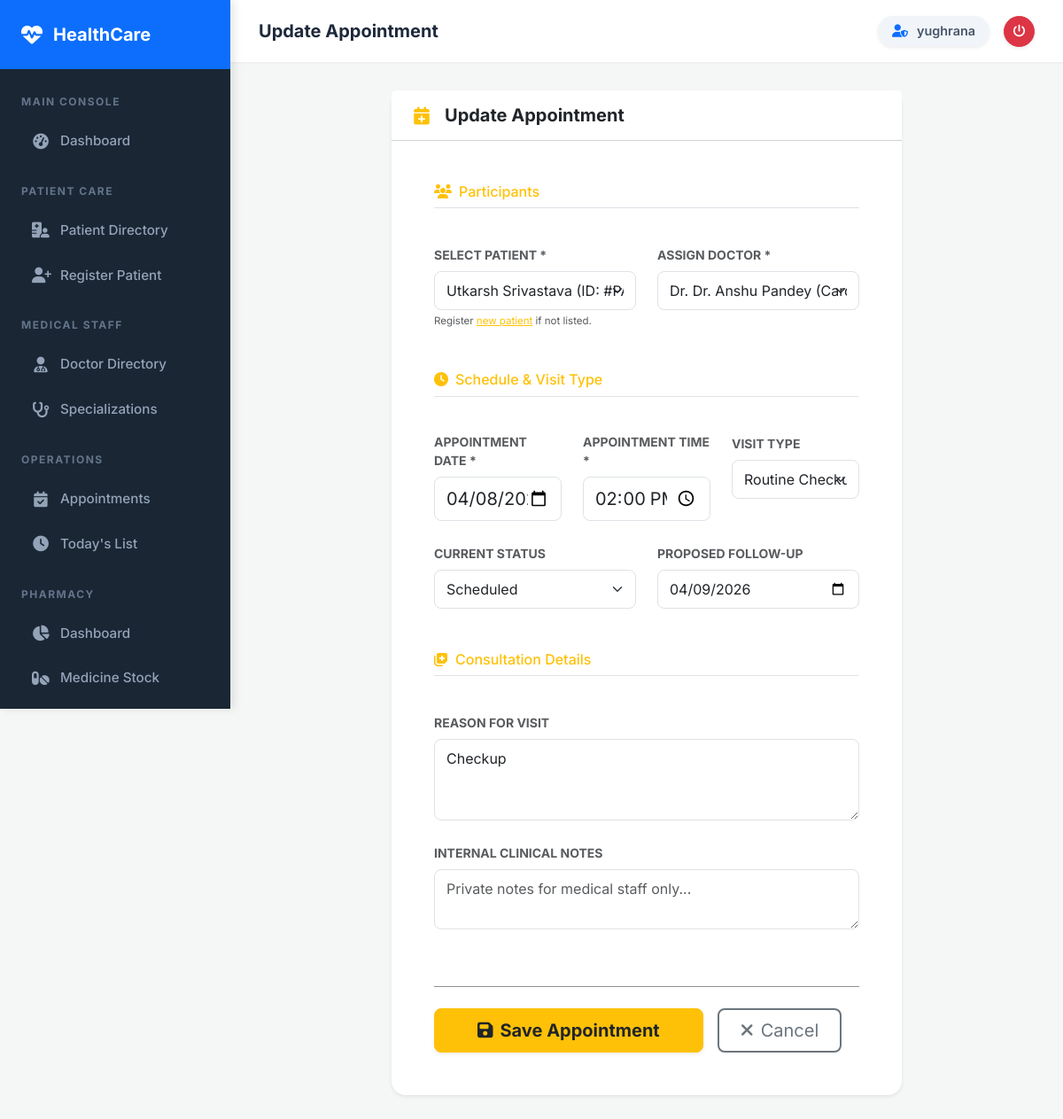
The app's page /appointments/1/update/ (signed in) with its own data.
### appointments/models.py (models this page shows, shortened)
class Appointment(models.Model):
    STATUS_CHOICES = [
        ('scheduled', 'Scheduled'),
        ('confirmed', 'Confirmed'),
        ('completed', 'Completed'),
        ('cancelled', 'Cancelled'),
        ('no_show', 'No Show'),
    ]
    TYPE_CHOICES = [
        ('consultation', 'Consultation'),
        ('follow_up', 'Follow Up'),
        ('emergency', 'Emergency'),
        ('routine_checkup', 'Routine Checkup'),
        ('lab_test', 'Lab Test'),
        ('surgery', 'Surgery'),
    ]
    patient = models.ForeignKey(Patient, on_delete=models.CASCADE, related_name='appointments')
    doctor = models.ForeignKey(Doctor, on_delete=models.CASCADE, related_name='appointments')
    appointment_date = models.DateField()
    appointment_time = models.TimeField()
    appointment_type = models.CharField(max_length=30, choices=TYPE_CHOICES, default='consultation')
    status = models.CharField(max_length=20, choices=STATUS_CHOICES, default='scheduled')
    reason = models.TextField(blank=True)
    notes = models.TextField(blank=True)
    follow_up_date = models.DateField(null=True, blank=True)
    created_at = models.DateTimeField(auto_now_add=True)
    updated_at = models.DateTimeField(auto_now=True)
    class Meta:
        ordering = ['-appointment_date', '-appointment_time']

### patients/models.py (models this page shows, shortened)
class Patient(models.Model):
    BLOOD_GROUP_CHOICES = [
        ('A+', 'A+'), ('A-', 'A-'), ('B+', 'B+'), ('B-', 'B-'),
        ('O+', 'O+'), ('O-', 'O-'), ('AB+', 'AB+'), ('AB-', 'AB-'),
    ]
    GENDER_CHOICES = [('M', 'Male'), ('F', 'Female'), ('O', 'Other')]
    user = models.OneToOneField(User, on_delete=models.SET_NULL, null=True, blank=True)
    first_name = models.CharField(max_length=100)
    last_name = models.CharField(max_length=100)
    date_of_birth = models.DateField()
    gender = models.CharField(max_length=1, choices=GENDER_CHOICES)
    blood_group = models.CharField(max_length=3, choices=BLOOD_GROUP_CHOICES, blank=True)
    phone = models.CharField(max_length=15)
    email = models.EmailField(blank=True)
    address = models.TextField()
    emergency_contact_name = models.CharField(max_length=100, blank=True)
    emergency_contact_phone = models.CharField(max_length=15, blank=True)
    allergies = models.TextField(blank=True, help_text="List known allergies")
    chronic_conditions = models.TextField(blank=True)
    insurance_provider = models.CharField(max_length=100, blank=True)
    insurance_id = models.CharField(max_length=50, blank=True)
    created_at = models.DateTimeField(auto_now_add=True)
    updated_at = models.DateTimeField(auto_now=True)
    def get_full_name(self):
        return f"{self.first_name} {self.last_name}"

### appointments/views.py (the view)
# urls.py: path('<int:pk>/update/', views.appointment_update, name='appointment_update'),
@login_required
def appointment_update(request, pk):
    appointment = get_object_or_404(Appointment, pk=pk)
    if request.method == 'POST':
        form = AppointmentForm(request.POST, instance=appointment)
        if form.is_valid():
            form.save()
            messages.success(request, 'Appointment updated successfully!')
            return redirect('appointment_detail', pk=appointment.pk)
    else:
        form = AppointmentForm(instance=appointment)
    return render(request, 'appointments/appointment_form.html', {'form': form, 'title': 'Update Appointment', 'appointment': appointment})

### templates/appointments/appointment_form.html (shortened to what this page needs)
{% extends 'base/base.html' %}
{% block page_title %}{{ title }}{% endblock %}
{% block content %}
<div class="row justify-content-center">
    <div class="col-lg-8">
        <div class="card shadow-sm border-0">
            <div class="card-header bg-white py-3 px-4 d-flex align-items-center">
                <i class="fas fa-calendar-plus text-warning fa-lg me-3"></i>
                <h5 class="mb-0 fw-bold text-dark">{{ title }}</h5>
            </div>
            <div class="card-body p-4 p-md-5">
                <form method="post" class="needs-validation">
                    <div class="row g-4">
                        <div class="col-12">
                            <h6 class="text-warning border-bottom pb-2 mb-3"><i class="fas fa-users me-2"></i>Participants</h6>
                        </div>
                        <div class="col-md-6">
                            <label class="form-label fw-bold small text-muted text-uppercase">Select Patient *</label>
                            <select name="patient" class="form-select form-select-lg" required>
                                {% for p in form.fields.patient.queryset %}
                                    <option value="{{ p.pk }}" {% if form.instance.patient_id == p.pk or form.patient.value|add:0 == p.pk %}selected{% endif %}>{{ p.get_full_name }} (ID: #PAT-{{ p.id|stringformat:"04d" }})</option>
                                {% endfor %}
                            </select>
                            <div class="form-text extra-small">Register <a href="{% url 'patient_create' %}" class="text-warning">new patient</a> if not listed.</div>
                        </div>
                        <div class="col-md-6">
                            <label class="form-label fw-bold small text-muted text-uppercase">Assign Doctor *</label>
                            <select name="doctor" class="form-select form-select-lg" required>
                                {% for d in form.fields.doctor.queryset %}
                                    <option value="{{ d.pk }}" {% if form.instance.doctor_id == d.pk or form.doctor.value|add:0 == d.pk %}selected{% endif %}>Dr. {{ d.get_full_name }} ({{ d.specialization.name|default:"General" }})</option>
                                {% endfor %}
                            </select>
                        </div>
                        <div class="col-12 mt-5">
                            <h6 class="text-warning border-bottom pb-2 mb-3"><i class="fas fa-clock me-2"></i>Schedule & Visit Type</h6>
                        </div>
                        <div class="col-md-4">
                            <label class="form-label fw-bold small text-muted text-uppercase">Appointment Date *</label>
                            <input type="date" name="appointment_date" class="form-control form-control-lg" value="{{ form.appointment_date.value|date:'Y-m-d'|default:form.appointment_date.value|default:'' }}" required>
                        </div>
                        <div class="col-md-4">
                            <label class="form-label fw-bold small text-muted text-uppercase">Appointment Time *</label>
                            <input type="time" name="appointment_time" class="form-control form-control-lg" value="{{ form.appointment_time.value|time:'H:i'|default:form.appointment_time.value|default:'' }}" required>
                        </div>
                        <div class="col-md-4">
                            <label class="form-label fw-bold small text-muted text-uppercase">Visit Type</label>
                            <select name="appointment_type" class="form-select form-select-lg">
                                {% for val, label in form.fields.appointment_type.choices %}
                                    <option value="{{ val }}" {% if form.appointment_type.value == val %}selected{% endif %}>{{ label }}</option>
                                {% endfor %}
                            </select>
                        </div>
                        <div class="col-md-6">
                            <label class="form-label fw-bold small text-muted text-uppercase">Current Status</label>
                            <select name="status" class="form-select">
                                {% for val, label in form.fields.status.choices %}
                                    <option value="{{ val }}" {% if form.status.value == val %}selected{% endif %}>{{ label }}</option>
                                {% endfor %}
                            </select>
                        </div>
                        <div class="col-md-6">
                            <label class="form-label fw-bold small text-muted text-uppercase">Proposed Follow-up</label>
                            <input type="date" name="follow_up_date" class="form-control" value="{{ form.follow_up_date.value|date:'Y-m-d'|default:form.follow_up_date.value|default:'' }}">
                        </div>
                        <div class="col-12 mt-5">
                            <h6 class="text-warning border-bottom pb-2 mb-3"><i class="fas fa-notes-medical me-2"></i>Consultation Details</h6>
                        </div>
                        <div class="col-12">
                            <label class="form-label fw-bold small text-muted text-uppercase">Reason for Visit</label>
                            <textarea name="reason" class="form-control" rows="3" placeholder="Chief complaints or purpose of the appointment...">{{ form.reason.value|default:'' }}</textarea>
                        </div>
                        <div class="col-12">
                            <label class="form-label fw-bold small text-muted text-uppercase">Internal Clinical Notes</label>
                            <textarea name="notes" class="form-control" rows="2" placeholder="Private notes for medical staff only...">{{ form.notes.value|default:'' }}</textarea>
                        </div>
                        <div class="col-12 mt-5">
                            <hr class="opacity-50">
                            <div class="d-flex gap-3 mt-4">
                                <button type="submit" class="btn btn-warning btn-lg px-5 shadow-sm text-dark fw-bold">
                                    <i class="fas fa-save me-2"></i>Save Appointment
                                </button>
                                <a href="{% url 'appointment_list' %}" class="btn btn-outline-secondary btn-lg px-4 border-2">
                                    <i class="fas fa-times me-2"></i>Cancel
                                </a>
                            </div>
                        </div>
                    </div>
                </form>
            </div>
        </div>
    </div>
</div>
{% endblock %}

### templates/base/base.html (shortened to what this page needs)
{% load static %}
<!doctype html>
<html lang="en">
  <head>
    <link href="https://cdn.jsdelivr.net/npm/bootstrap@5.3.0/dist/css/bootstrap.min.css" rel="stylesheet" />
    <link href="https://cdnjs.cloudflare.com/ajax/libs/font-awesome/6.4.0/css/all.min.css" rel="stylesheet" />
    <link rel="stylesheet" href="{% static 'css/custom.css' %}" />
  </head>
  <body>
    {% if user.is_authenticated %}
    <div class="sidebar" id="sidebar">
      <div class="sidebar-brand">
        <i class="fas fa-heartbeat"></i>
        <span>HealthCare</span>
      </div>
      <nav class="mt-2 pb-5">
        <div class="nav-section">Main Console</div>
        <a href="{% url 'dashboard' %}" class="nav-link {% if request.resolver_match.url_name == 'dashboard' %}active{% endif %}">
          <i class="fas fa-tachometer-alt"></i> Dashboard
        </a>
        <div class="nav-section">Patient Care</div>
        <a href="{% url 'patient_list' %}" class="nav-link {% if request.resolver_match.url_name == 'patient_list' %}active{% endif %}">
          <i class="fas fa-hospital-user"></i> Patient Directory
        </a>
        <a href="{% url 'patient_create' %}" class="nav-link {% if request.resolver_match.url_name == 'patient_create' %}active{% endif %}">
          <i class="fas fa-user-plus"></i> Register Patient
        </a>
        <div class="nav-section">Medical Staff</div>
        <a href="{% url 'doctor_list' %}" class="nav-link {% if request.resolver_match.url_name == 'doctor_list' %}active{% endif %}">
          <i class="fas fa-user-md"></i> Doctor Directory
        </a>
        <a href="{% url 'specialization_list' %}" class="nav-link {% if 'specialization' in request.resolver_match.url_name %}active{% endif %}">
          <i class="fas fa-stethoscope"></i> Specializations
        </a>
        <div class="nav-section">Operations</div>
        <a href="{% url 'appointment_list' %}" class="nav-link {% if request.resolver_match.url_name == 'appointment_list' %}active{% endif %}">
          <i class="fas fa-calendar-check"></i> Appointments
        </a>
        <a href="{% url 'today_appointments' %}" class="nav-link {% if request.resolver_match.url_name == 'today_appointments' %}active{% endif %}">
          <i class="fas fa-clock"></i> Today's List
        </a>
        <div class="nav-section">Pharmacy</div>
        <a href="{% url 'pharmacy_dashboard' %}" class="nav-link {% if request.resolver_match.url_name == 'pharmacy_dashboard' %}active{% endif %}">
          <i class="fas fa-chart-pie"></i> Dashboard
        </a>
        <a href="{% url 'medicine_list' %}" class="nav-link {% if request.resolver_match.url_name == 'medicine_list' %}active{% endif %}">
          <i class="fas fa-pills"></i> Medicine Stock
        </a>
        <a href="{% url 'dispense_medicine' %}" class="nav-link {% if request.resolver_match.url_name == 'dispense_medicine' %}active{% endif %}">
        </a>
      </nav>
    </div>
    <div class="main-content">
      <div class="topbar">
        <div class="d-flex align-items-center">
            <span class="topbar-title">{% block page_title %}HealthCare Portal{% endblock %}</span>
        </div>
        <div class="d-flex align-items-center gap-3">
          <div class="user-badge shadow-sm">
            <i class="fas fa-user-shield"></i>
            <span>{{ user.get_full_name|default:user.username }}</span>
          </div>
          <a href="{% url 'logout' %}" class="btn btn-sm btn-danger rounded-circle p-2 shadow-sm" style="width: 35px; height: 35px; display: flex; align-items: center; justify-content: center;">
            <i class="fas fa-power-off"></i>
          </a>
        </div>
      </div>
      <div class="page-content">
        {% block content %}{% endblock %}
      </div>
    </div>
    {% else %}
        {% block public_content %}{% endblock %}
    {% endif %}
  </body>
</html>

### records on screen
Appointment: patient "Utkarsh Srivastava (ID: #PAT-0001)", doctor "Dr. Dr. Anshu Pandey (Cardiology)", appointment_date "04/08/2026", appointment_type "Routine Checkup", status "Scheduled", follow_up_date "04/09/2026", reason "Checkup"

### other values on screen
{{ title }} "Update Appointment"
{{ user.get_full_name|default:user.username }} "yughrana"
